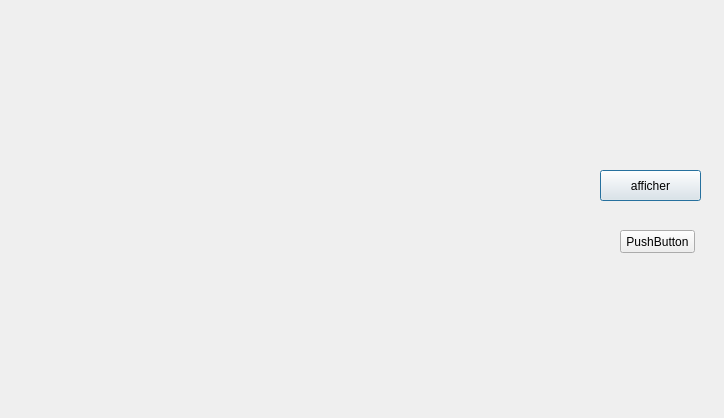
<?xml version="1.0" encoding="UTF-8"?>
<ui version="4.0">
 <class>secondDialog</class>
 <widget class="QDialog" name="secondDialog">
  <property name="geometry">
   <rect>
    <x>0</x>
    <y>0</y>
    <width>724</width>
    <height>418</height>
   </rect>
  </property>
  <property name="windowTitle">
   <string>Dialog</string>
  </property>
  <widget class="QPushButton" name="afficher">
   <property name="geometry">
    <rect>
     <x>600</x>
     <y>170</y>
     <width>101</width>
     <height>31</height>
    </rect>
   </property>
   <property name="styleSheet">
    <string notr="true">border-width: 2px;
background-image:url(:/Desktop/multimedia/white.png);</string>
   </property>
   <property name="text">
    <string>afficher</string>
   </property>
  </widget>
  <widget class="QCustomPlot" name="customPlot" native="true">
   <property name="geometry">
    <rect>
     <x>20</x>
     <y>60</y>
     <width>551</width>
     <height>271</height>
    </rect>
   </property>
   <property name="styleSheet">
    <string notr="true"/>
   </property>
  </widget>
  <widget class="QPushButton" name="pushButton">
   <property name="geometry">
    <rect>
     <x>620</x>
     <y>230</y>
     <width>75</width>
     <height>23</height>
    </rect>
   </property>
   <property name="text">
    <string>PushButton</string>
   </property>
  </widget>
 </widget>
 <customwidgets>
  <customwidget>
   <class>QCustomPlot</class>
   <extends>QWidget</extends>
   <header location="global">qcustomplot.h</header>
   <container>1</container>
  </customwidget>
 </customwidgets>
 <resources/>
 <connections/>
</ui>
